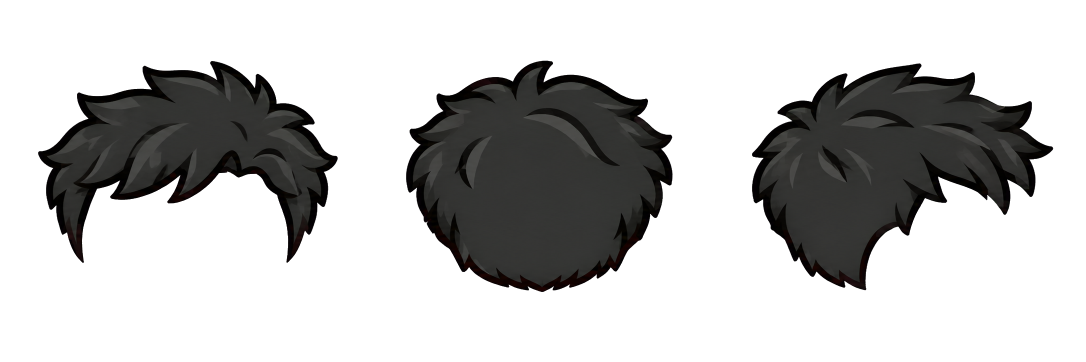
#> input picture art/character-hair-v2/crop-keyed/raw-sheet-clean.png, 2172 x 724 px, found by its file name (shown at 1/2 size)
$ python register_bun_exact.py
#> lines starting #> are read from the running program, lines starting #| are printed output that depends on the picture; after the words box and inside, x2 and y2 are one past the last pixel; in counts of white or black regions, pixels touching at a corner belong together
from PIL import Image,ImageOps
from pathlib import Path
import numpy as np,json,hashlib
base=Path('art/hair-night-local-v1');out=Path('prototypes/bun-exact-fit-v3');out.mkdir(exist_ok=True)
source_folder='bun-exact-refined-keyed' if (base/'bun-exact-refined-keyed/raw-sheet-clean.png').exists() else 'bun-exact-keyed'
raw=Image.open(base/source_folder/'raw-sheet-clean.png').convert('RGBA')
#> raw is the input picture: PIL image 2172x724 RGBA; mean R, G, B, A 12, 11.8, 11.4, 73.6
guide=np.array(Image.open(base/'exact-native-head-guide.png').convert('RGBA')).astype(float)
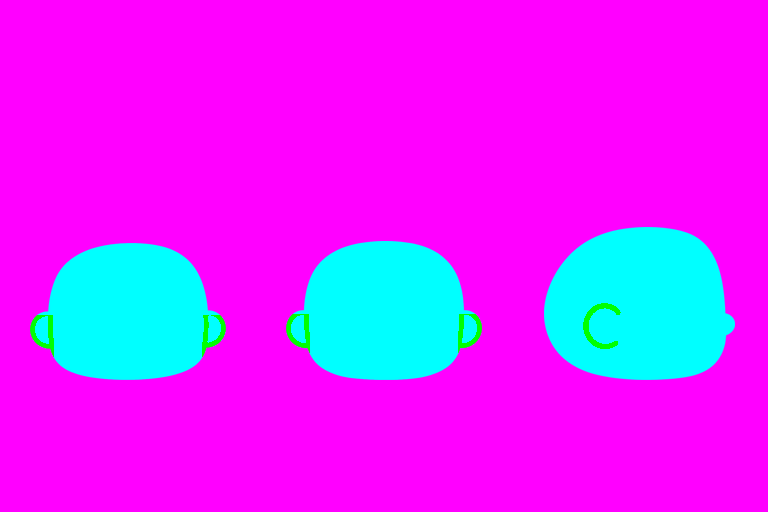
#> input picture art/hair-night-local-v1/exact-native-head-guide.png, 1536 x 1024 px, found by its file name (shown at 1/2 size)
head_paths=['prototypes/character-creation-v1/heads/front.png','prototypes/character-creation-v1/heads/back.png','prototypes/character-hair-v2/heads/side.png']
boxes=[[(0,115,38,160),(186,115,224,160)],[(0,114,38,160),(186,114,224,160)],[(47,96,105,153)]]
records=[]
for col,view in enumerate(['front','back','side']):
    boundaries=[0,500,980,1536];left=boundaries[col];right=boundaries[col+1]
    a=np.array(raw.crop((left,0,right,1024))).astype(float);g=guide[:,left:right]
#> after `a = np.array(raw.crop((left, 0, right, 1024))).astype(float)`:
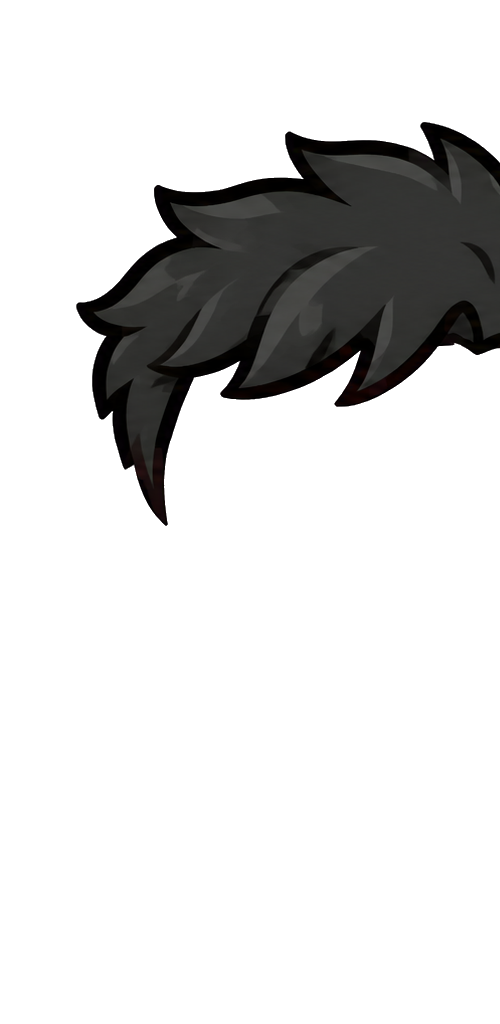
#> a: shape (1024, 500, 4) float64; mean R, G, B, A 6.9, 6.7, 6.5, 44.4; transparent parts drawn white
#> after `g = guide[:, left:right]`:
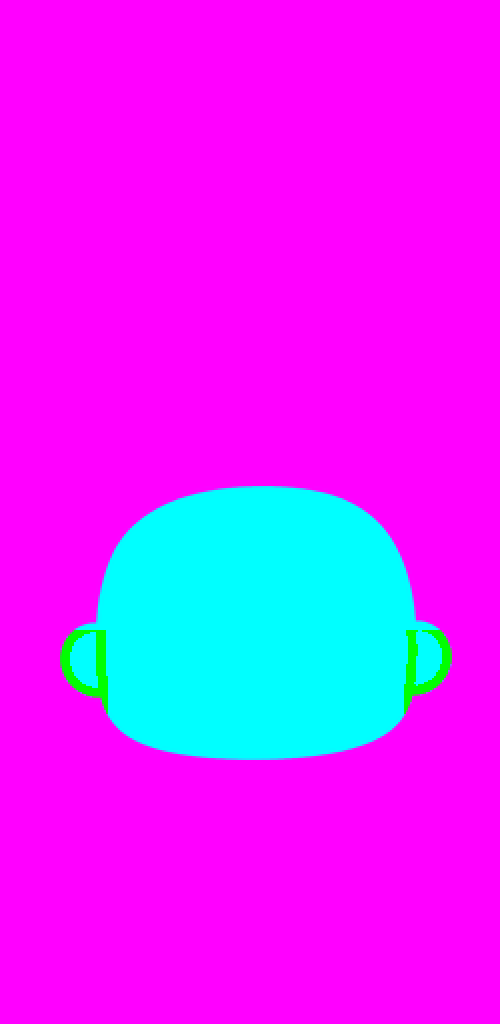
#> g: shape (1024, 500, 4) float64; mean R, G, B, A 215.3, 39.7, 253.5, 255
    green=(a[:,:,1]>a[:,:,0]+90)&(a[:,:,1]>a[:,:,2]+90)&(a[:,:,3]>100)
#> green: shape (1024, 500) bool; every value is 0
    target_green=(g[:,:,1]>g[:,:,0]+90)&(g[:,:,1]>g[:,:,2]+90)&(g[:,:,3]>100)
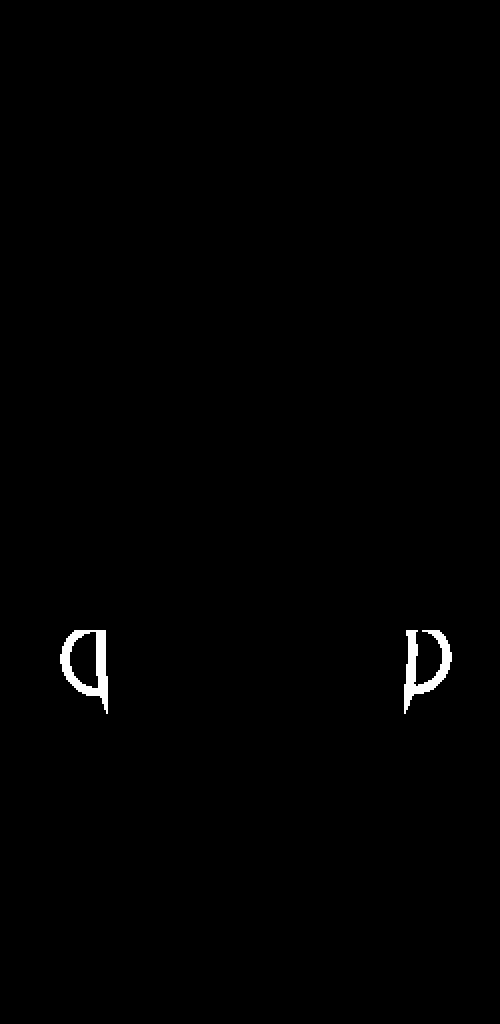
#> target_green: shape (1024, 500) bool; 0.59% white; 2 white regions, box (x1, y1, x2, y2) and area: (60, 630, 108, 714) 1552, (404, 630, 452, 714) 1492
    sy,sx=np.where(green);ty,tx=np.where(target_green)
#> after `sy, sx = np.where(green)`: sy = empty array; sx = empty array
#> after `ty, tx = np.where(target_green)`: ty = 3044 values from 630 to 713; tx = 3044 values, max 451 at index 989, min 60 at index 1028, mean 252.4
    cyan=(np.minimum(a[:,:,1],a[:,:,2])-a[:,:,0]>80)&(a[:,:,3]>100)
    cy,cx=np.where(cyan)
#> cy = empty array; cx = empty array
#> (the run stopped early here; a loop or call above may not have finished)
